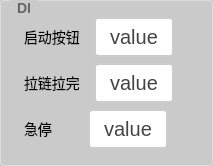
               <widget class="QGroupBox" name="gBox_DI">
                <property name="styleSheet">
                 <string notr="true">QGroupBox {
    border: 1px solid #DDD;
    border-radius: 4px;
    font: bold 14px;
    color: #666;
    background-color:rgb(202, 202, 202);
    padding: 5px; 
}

QGroupBox::title {
    subcontrol-origin: margin;
    subcontrol-position: top left;
    left: 10px;
    padding: 0 5px;
}</string>
                </property>
                <property name="title">
                 <string>DI</string>
                </property>
                <layout class="QGridLayout" name="gridLayout_7">
                 <item row="0" column="0">
                  <layout class="QVBoxLayout" name="verticalLayout_6">
                   <item>
                    <layout class="QHBoxLayout" name="horizontalLayout_15" stretch="3,3,1">
                     <item>
                      <widget class="QLabel" name="label_21">
                       <property name="styleSheet">
                        <string notr="true">/* 基础标签样式 */
QLabel {
    color: rgb(0, 0, 0);          /* 主文字色 */
    font-size: 14px;         /* 标准字号 */
    background: transparent; /* 透明背景 */
    padding: 2px 4px;        /* 基础内边距 */
}

/* 标题样式 */
QLabel.title {
    font-size: 16px;
    font-weight: 600;
    color: #333333;
    border-bottom: 1px solid #DDDDDD; /* 下划线装饰 */
    padding-bottom: 4px;
}

/* 副标题/次要文本 */
QLabel.subtitle {
    color: #666666;
    font-size: 13px;
    font-style: italic;
}

/* 强调文本 */
QLabel.emphasis {
    color: #333333;
    font-weight: 500;
    background-color: #F5F5F5;
    border-radius: 3px;
    padding: 4px 8px;
}

/* 状态标签（成功/警告/错误） */
QLabel[state=&quot;success&quot;] {
    color: #228B22;          /* 森林绿 */
    border-left: 3px solid #228B22;
    padding-left: 8px;
}

QLabel[state=&quot;warning&quot;] {
    color: #FF8C00;          /* 暗橙 */
    border-left: 3px solid #FF8C00;
    padding-left: 8px;
}

QLabel[state=&quot;error&quot;] {
    color: #B22222;          /* 砖红 */
    border-left: 3px solid #B22222;
    padding-left: 8px;
}

/* 数据展示标签 */
QLabel.data {
    color: #2F4F4F;          /* 深石板灰 */
    font-family: monospace;
    border: 1px solid #E0E0E0;
    background-color: #FFFFFF;
    padding: 6px 12px;
    border-radius: 4px;
}

/* 禁用状态 */
QLabel:disabled {
    color: #AAAAAA;
    background-color: transparent;
}

/* 链接样式（伪链接效果） */
QLabel.link {
    color: #4682B4;          /* 钢蓝 */
    text-decoration: underline;
    border-bottom: 1px dotted #4682B4;
}

/* 图标标签 */
QLabel.icon {
    qproperty-alignment: AlignCenter;
    border: 1px solid #E0E0E0;
    border-radius: 4px;
    background-color: #FFFFFF;
    padding: 12px;
}</string>
                       </property>
                       <property name="text">
                        <string>启动按钮</string>
                       </property>
                      </widget>
                     </item>
                     <item>
                      <widget class="QPushButton" name="btn_setqidonganniu">
                       <property name="sizePolicy">
                        <sizepolicy hsizetype="Minimum" vsizetype="Minimum">
                         <horstretch>0</horstretch>
                         <verstretch>0</verstretch>
                        </sizepolicy>
                       </property>
                       <property name="styleSheet">
                        <string notr="true">QPushButton {
    padding: 6px 14px;
    border: 2px solid #CCC;
    border-radius: 4px;
    background-color: white;
    color: #444;
    font-size: 20px; 
}

QPushButton:hover {
    border-color: #999;
    background-color: #F5F5F5;
}

QPushButton:pressed {
    border-color: #777;
    background-color: #EEE;
}</string>
                       </property>
                       <property name="text">
                        <string>value</string>
                       </property>
                      </widget>
                     </item>
                     <item>
                      <widget class="QLabel" name="lb_qidonganniu">
                       <property name="styleSheet">
                        <string notr="true">/* 基础标签样式 */
QLabel {
    color: rgb(255, 0, 0);          /* 主文字色 */
    font-size: 14px;         /* 标准字号 */
    background: transparent; /* 透明背景 */
    padding: 2px 4px;        /* 基础内边距 */
}

/* 标题样式 */
QLabel.title {
    font-size: 16px;
    font-weight: 600;
    color: #333333;
    border-bottom: 1px solid #DDDDDD; /* 下划线装饰 */
    padding-bottom: 4px;
}

/* 副标题/次要文本 */
QLabel.subtitle {
    color: #666666;
    font-size: 13px;
    font-style: italic;
}

/* 强调文本 */
QLabel.emphasis {
    color: #333333;
    font-weight: 500;
    background-color: #F5F5F5;
    border-radius: 3px;
    padding: 4px 8px;
}

/* 状态标签（成功/警告/错误） */
QLabel[state=&quot;success&quot;] {
    color: #228B22;          /* 森林绿 */
    border-left: 3px solid #228B22;
    padding-left: 8px;
}

QLabel[state=&quot;warning&quot;] {
    color: #FF8C00;          /* 暗橙 */
    border-left: 3px solid #FF8C00;
    padding-left: 8px;
}

QLabel[state=&quot;error&quot;] {
    color: #B22222;          /* 砖红 */
    border-left: 3px solid #B22222;
    padding-left: 8px;
}

/* 数据展示标签 */
QLabel.data {
    color: #2F4F4F;          /* 深石板灰 */
    font-family: monospace;
    border: 1px solid #E0E0E0;
    background-color: #FFFFFF;
    padding: 6px 12px;
    border-radius: 4px;
}

/* 禁用状态 */
QLabel:disabled {
    color: #AAAAAA;
    background-color: transparent;
}

/* 链接样式（伪链接效果） */
QLabel.link {
    color: #4682B4;          /* 钢蓝 */
    text-decoration: underline;
    border-bottom: 1px dotted #4682B4;
}

/* 图标标签 */
QLabel.icon {
    qproperty-alignment: AlignCenter;
    border: 1px solid #E0E0E0;
    border-radius: 4px;
    background-color: #FFFFFF;
    padding: 12px;
}</string>
                       </property>
                       <property name="text">
                        <string/>
                       </property>
                      </widget>
                     </item>
                    </layout>
                   </item>
                   <item>
                    <layout class="QHBoxLayout" name="horizontalLayout_41" stretch="3,3,1">
                     <item>
                      <widget class="QLabel" name="label_27">
                       <property name="styleSheet">
                        <string notr="true">/* 基础标签样式 */
QLabel {
    color: rgb(0, 0, 0);          /* 主文字色 */
    font-size: 14px;         /* 标准字号 */
    background: transparent; /* 透明背景 */
    padding: 2px 4px;        /* 基础内边距 */
}

/* 标题样式 */
QLabel.title {
    font-size: 16px;
    font-weight: 600;
    color: #333333;
    border-bottom: 1px solid #DDDDDD; /* 下划线装饰 */
    padding-bottom: 4px;
}

/* 副标题/次要文本 */
QLabel.subtitle {
    color: #666666;
    font-size: 13px;
    font-style: italic;
}

/* 强调文本 */
QLabel.emphasis {
    color: #333333;
    font-weight: 500;
    background-color: #F5F5F5;
    border-radius: 3px;
    padding: 4px 8px;
}

/* 状态标签（成功/警告/错误） */
QLabel[state=&quot;success&quot;] {
    color: #228B22;          /* 森林绿 */
    border-left: 3px solid #228B22;
    padding-left: 8px;
}

QLabel[state=&quot;warning&quot;] {
    color: #FF8C00;          /* 暗橙 */
    border-left: 3px solid #FF8C00;
    padding-left: 8px;
}

QLabel[state=&quot;error&quot;] {
    color: #B22222;          /* 砖红 */
    border-left: 3px solid #B22222;
    padding-left: 8px;
}

/* 数据展示标签 */
QLabel.data {
    color: #2F4F4F;          /* 深石板灰 */
    font-family: monospace;
    border: 1px solid #E0E0E0;
    background-color: #FFFFFF;
    padding: 6px 12px;
    border-radius: 4px;
}

/* 禁用状态 */
QLabel:disabled {
    color: #AAAAAA;
    background-color: transparent;
}

/* 链接样式（伪链接效果） */
QLabel.link {
    color: #4682B4;          /* 钢蓝 */
    text-decoration: underline;
    border-bottom: 1px dotted #4682B4;
}

/* 图标标签 */
QLabel.icon {
    qproperty-alignment: AlignCenter;
    border: 1px solid #E0E0E0;
    border-radius: 4px;
    background-color: #FFFFFF;
    padding: 12px;
}</string>
                       </property>
                       <property name="text">
                        <string>拉链拉完</string>
                       </property>
                      </widget>
                     </item>
                     <item>
                      <widget class="QPushButton" name="btn_setlalianlawan">
                       <property name="sizePolicy">
                        <sizepolicy hsizetype="Minimum" vsizetype="Minimum">
                         <horstretch>0</horstretch>
                         <verstretch>0</verstretch>
                        </sizepolicy>
                       </property>
                       <property name="styleSheet">
                        <string notr="true">QPushButton {
    padding: 6px 14px;
    border: 2px solid #CCC;
    border-radius: 4px;
    background-color: white;
    color: #444;
    font-size: 20px; 
}

QPushButton:hover {
    border-color: #999;
    background-color: #F5F5F5;
}

QPushButton:pressed {
    border-color: #777;
    background-color: #EEE;
}</string>
                       </property>
                       <property name="text">
                        <string>value</string>
                       </property>
                      </widget>
                     </item>
                     <item>
                      <widget class="QLabel" name="lb_lalianlawan">
                       <property name="styleSheet">
                        <string notr="true">/* 基础标签样式 */
QLabel {
    color: rgb(255, 0, 0);          /* 主文字色 */
    font-size: 14px;         /* 标准字号 */
    background: transparent; /* 透明背景 */
    padding: 2px 4px;        /* 基础内边距 */
}

/* 标题样式 */
QLabel.title {
    font-size: 16px;
    font-weight: 600;
    color: #333333;
    border-bottom: 1px solid #DDDDDD; /* 下划线装饰 */
    padding-bottom: 4px;
}

/* 副标题/次要文本 */
QLabel.subtitle {
    color: #666666;
    font-size: 13px;
    font-style: italic;
}

/* 强调文本 */
QLabel.emphasis {
    color: #333333;
    font-weight: 500;
    background-color: #F5F5F5;
    border-radius: 3px;
    padding: 4px 8px;
}

/* 状态标签（成功/警告/错误） */
QLabel[state=&quot;success&quot;] {
    color: #228B22;          /* 森林绿 */
    border-left: 3px solid #228B22;
    padding-left: 8px;
}

QLabel[state=&quot;warning&quot;] {
    color: #FF8C00;          /* 暗橙 */
    border-left: 3px solid #FF8C00;
    padding-left: 8px;
}

QLabel[state=&quot;error&quot;] {
    color: #B22222;          /* 砖红 */
    border-left: 3px solid #B22222;
    padding-left: 8px;
}

/* 数据展示标签 */
QLabel.data {
    color: #2F4F4F;          /* 深石板灰 */
    font-family: monospace;
    border: 1px solid #E0E0E0;
    background-color: #FFFFFF;
    padding: 6px 12px;
    border-radius: 4px;
}

/* 禁用状态 */
QLabel:disabled {
    color: #AAAAAA;
    background-color: transparent;
}

/* 链接样式（伪链接效果） */
QLabel.link {
    color: #4682B4;          /* 钢蓝 */
    text-decoration: underline;
    border-bottom: 1px dotted #4682B4;
}

/* 图标标签 */
QLabel.icon {
    qproperty-alignment: AlignCenter;
    border: 1px solid #E0E0E0;
    border-radius: 4px;
    background-color: #FFFFFF;
    padding: 12px;
}</string>
                       </property>
                       <property name="text">
                        <string/>
                       </property>
                      </widget>
                     </item>
                    </layout>
                   </item>
                   <item>
                    <layout class="QHBoxLayout" name="horizontalLayout_35" stretch="3,3,1">
                     <item>
                      <widget class="QLabel" name="label_26">
                       <property name="styleSheet">
                        <string notr="true">/* 基础标签样式 */
QLabel {
    color: rgb(0, 0, 0);          /* 主文字色 */
    font-size: 14px;         /* 标准字号 */
    background: transparent; /* 透明背景 */
    padding: 2px 4px;        /* 基础内边距 */
}

/* 标题样式 */
QLabel.title {
    font-size: 16px;
    font-weight: 600;
    color: #333333;
    border-bottom: 1px solid #DDDDDD; /* 下划线装饰 */
    padding-bottom: 4px;
}

/* 副标题/次要文本 */
QLabel.subtitle {
    color: #666666;
    font-size: 13px;
    font-style: italic;
}

/* 强调文本 */
QLabel.emphasis {
    color: #333333;
    font-weight: 500;
    background-color: #F5F5F5;
    border-radius: 3px;
    padding: 4px 8px;
}

/* 状态标签（成功/警告/错误） */
QLabel[state=&quot;success&quot;] {
    color: #228B22;          /* 森林绿 */
    border-left: 3px solid #228B22;
    padding-left: 8px;
}

QLabel[state=&quot;warning&quot;] {
    color: #FF8C00;          /* 暗橙 */
    border-left: 3px solid #FF8C00;
    padding-left: 8px;
}

QLabel[state=&quot;error&quot;] {
    color: #B22222;          /* 砖红 */
    border-left: 3px solid #B22222;
    padding-left: 8px;
}

/* 数据展示标签 */
QLabel.data {
    color: #2F4F4F;          /* 深石板灰 */
    font-family: monospace;
    border: 1px solid #E0E0E0;
    background-color: #FFFFFF;
    padding: 6px 12px;
    border-radius: 4px;
}

/* 禁用状态 */
QLabel:disabled {
    color: #AAAAAA;
    background-color: transparent;
}

/* 链接样式（伪链接效果） */
QLabel.link {
    color: #4682B4;          /* 钢蓝 */
    text-decoration: underline;
    border-bottom: 1px dotted #4682B4;
}

/* 图标标签 */
QLabel.icon {
    qproperty-alignment: AlignCenter;
    border: 1px solid #E0E0E0;
    border-radius: 4px;
    background-color: #FFFFFF;
    padding: 12px;
}</string>
                       </property>
                       <property name="text">
                        <string>急停</string>
                       </property>
                      </widget>
                     </item>
                     <item>
                      <widget class="QPushButton" name="btn_setjiting">
                       <property name="sizePolicy">
                        <sizepolicy hsizetype="Minimum" vsizetype="Minimum">
                         <horstretch>0</horstretch>
                         <verstretch>0</verstretch>
                        </sizepolicy>
                       </property>
                       <property name="styleSheet">
                        <string notr="true">QPushButton {
    padding: 6px 14px;
    border: 2px solid #CCC;
    border-radius: 4px;
    background-color: white;
    color: #444;
    font-size: 20px; 
}

QPushButton:hover {
    border-color: #999;
    background-color: #F5F5F5;
}

QPushButton:pressed {
    border-color: #777;
    background-color: #EEE;
}</string>
                       </property>
                       <property name="text">
                        <string>value</string>
                       </property>
                      </widget>
                     </item>
                     <item>
                      <widget class="QLabel" name="lb_jiting">
                       <property name="styleSheet">
                        <string notr="true">/* 基础标签样式 */
QLabel {
    color: rgb(255, 0, 0);          /* 主文字色 */
    font-size: 14px;         /* 标准字号 */
    background: transparent; /* 透明背景 */
    padding: 2px 4px;        /* 基础内边距 */
}

/* 标题样式 */
QLabel.title {
    font-size: 16px;
    font-weight: 600;
    color: #333333;
    border-bottom: 1px solid #DDDDDD; /* 下划线装饰 */
    padding-bottom: 4px;
}

/* 副标题/次要文本 */
QLabel.subtitle {
    color: #666666;
    font-size: 13px;
    font-style: italic;
}

/* 强调文本 */
QLabel.emphasis {
    color: #333333;
    font-weight: 500;
    background-color: #F5F5F5;
    border-radius: 3px;
    padding: 4px 8px;
}

/* 状态标签（成功/警告/错误） */
QLabel[state=&quot;success&quot;] {
    color: #228B22;          /* 森林绿 */
    border-left: 3px solid #228B22;
    padding-left: 8px;
}

QLabel[state=&quot;warning&quot;] {
    color: #FF8C00;          /* 暗橙 */
    border-left: 3px solid #FF8C00;
    padding-left: 8px;
}

QLabel[state=&quot;error&quot;] {
    color: #B22222;          /* 砖红 */
    border-left: 3px solid #B22222;
    padding-left: 8px;
}

/* 数据展示标签 */
QLabel.data {
    color: #2F4F4F;          /* 深石板灰 */
    font-family: monospace;
    border: 1px solid #E0E0E0;
    background-color: #FFFFFF;
    padding: 6px 12px;
    border-radius: 4px;
}

/* 禁用状态 */
QLabel:disabled {
    color: #AAAAAA;
    background-color: transparent;
}

/* 链接样式（伪链接效果） */
QLabel.link {
    color: #4682B4;          /* 钢蓝 */
    text-decoration: underline;
    border-bottom: 1px dotted #4682B4;
}

/* 图标标签 */
QLabel.icon {
    qproperty-alignment: AlignCenter;
    border: 1px solid #E0E0E0;
    border-radius: 4px;
    background-color: #FFFFFF;
    padding: 12px;
}</string>
                       </property>
                       <property name="text">
                        <string/>
                       </property>
                      </widget>
                     </item>
                    </layout>
                   </item>
                  </layout>
                 </item>
                </layout>
               </widget>
